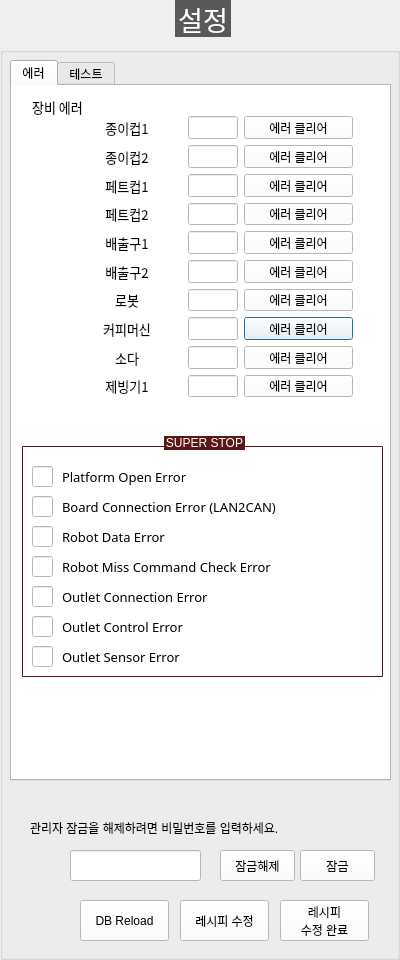
<?xml version="1.0" encoding="UTF-8"?>
<ui version="4.0">
 <class>DialogSetting</class>
 <widget class="QDialog" name="DialogSetting">
  <property name="geometry">
   <rect>
    <x>0</x>
    <y>0</y>
    <width>400</width>
    <height>960</height>
   </rect>
  </property>
  <property name="windowTitle">
   <string>Dialog</string>
  </property>
  <widget class="QGroupBox" name="GB_SETTING">
   <property name="geometry">
    <rect>
     <x>0</x>
     <y>0</y>
     <width>400</width>
     <height>960</height>
    </rect>
   </property>
   <property name="font">
    <font>
     <family>함초롬돋움</family>
     <pointsize>20</pointsize>
     <weight>50</weight>
     <italic>false</italic>
     <bold>false</bold>
    </font>
   </property>
   <property name="styleSheet">
    <string notr="true">QGroupBox  {
    margin-top: 10px;
	font: 20pt &quot;함초롬돋움&quot;;
}

QGroupBox::title  {
    subcontrol-origin: margin;
    subcontrol-position: top center;
    padding: 10px 8000px 10px 8000px;
    background-color: #595959;
    color: rgb(255, 255, 255);
}
QLabel {
	font: 10pt &quot;함초롬돋움&quot;;
}
QComboBox{
	font: 10pt &quot;함초롬돋움&quot;;
	background-color: #ffffff
}
QPushButton{
	font: 10pt &quot;함초롬돋움&quot;;
	background-color: #ffffff
}
QLineEdit{
	font: 10pt &quot;함초롬돋움&quot;;
	background-color: #ffffff
}
QTabWidget{
	font: 10pt &quot;함초롬돋움&quot;;
	background-color: #ffffff
}


</string>
   </property>
   <property name="title">
    <string>설정</string>
   </property>
   <widget class="QTabWidget" name="TW_SETTING">
    <property name="geometry">
     <rect>
      <x>10</x>
      <y>60</y>
      <width>381</width>
      <height>721</height>
     </rect>
    </property>
    <property name="tabShape">
     <enum>QTabWidget::Rounded</enum>
    </property>
    <property name="currentIndex">
     <number>0</number>
    </property>
    <property name="documentMode">
     <bool>false</bool>
    </property>
    <property name="tabsClosable">
     <bool>false</bool>
    </property>
    <property name="tabBarAutoHide">
     <bool>false</bool>
    </property>
    <widget class="QWidget" name="ERROR">
     <attribute name="title">
      <string>에러</string>
     </attribute>
     <widget class="QLabel" name="label_148">
      <property name="geometry">
       <rect>
        <x>10</x>
        <y>10</y>
        <width>71</width>
        <height>21</height>
       </rect>
      </property>
      <property name="font">
       <font>
        <family>함초롬돋움</family>
        <pointsize>10</pointsize>
        <weight>50</weight>
        <italic>false</italic>
        <bold>false</bold>
       </font>
      </property>
      <property name="text">
       <string>장비 에러</string>
      </property>
      <property name="alignment">
       <set>Qt::AlignCenter</set>
      </property>
     </widget>
     <widget class="QGroupBox" name="GB_SUPER_STOP">
      <property name="geometry">
       <rect>
        <x>10</x>
        <y>350</y>
        <width>361</width>
        <height>241</height>
       </rect>
      </property>
      <property name="styleSheet">
       <string notr="true">QGroupBox  {
    border: 1px solid gray;
    border-color: #FF5D1717;
    margin-top: 10px;
    font-size: 12px;
    border-radius: 1px;
}

QGroupBox::title  {
    subcontrol-origin: margin;
    subcontrol-position: top center;
    padding: 5px 8000px 5px 8000px;
    background-color: #FF5D1717;
    color: rgb(255, 255, 255);
}</string>
      </property>
      <property name="title">
       <string>SUPER STOP</string>
      </property>
      <widget class="QLabel" name="label_203">
       <property name="geometry">
        <rect>
         <x>40</x>
         <y>60</y>
         <width>251</width>
         <height>21</height>
        </rect>
       </property>
       <property name="font">
        <font>
         <family>함초롬돋움</family>
         <pointsize>10</pointsize>
         <weight>50</weight>
         <italic>false</italic>
         <bold>false</bold>
        </font>
       </property>
       <property name="text">
        <string>Board Connection Error (LAN2CAN)</string>
       </property>
      </widget>
      <widget class="QLineEdit" name="LE_SUPER_STOP_BOARD_CONNECTION">
       <property name="geometry">
        <rect>
         <x>10</x>
         <y>60</y>
         <width>21</width>
         <height>21</height>
        </rect>
       </property>
       <property name="font">
        <font>
         <family>함초롬돋움</family>
         <pointsize>10</pointsize>
         <weight>50</weight>
         <italic>false</italic>
         <bold>false</bold>
        </font>
       </property>
       <property name="readOnly">
        <bool>true</bool>
       </property>
      </widget>
      <widget class="QLabel" name="label_209">
       <property name="geometry">
        <rect>
         <x>40</x>
         <y>90</y>
         <width>251</width>
         <height>21</height>
        </rect>
       </property>
       <property name="font">
        <font>
         <family>함초롬돋움</family>
         <pointsize>10</pointsize>
         <weight>50</weight>
         <italic>false</italic>
         <bold>false</bold>
        </font>
       </property>
       <property name="text">
        <string>Robot Data Error</string>
       </property>
      </widget>
      <widget class="QLineEdit" name="LE_SUPER_STOP_ROBOT_DATA">
       <property name="geometry">
        <rect>
         <x>10</x>
         <y>90</y>
         <width>21</width>
         <height>21</height>
        </rect>
       </property>
       <property name="font">
        <font>
         <family>함초롬돋움</family>
         <pointsize>10</pointsize>
         <weight>50</weight>
         <italic>false</italic>
         <bold>false</bold>
        </font>
       </property>
       <property name="readOnly">
        <bool>true</bool>
       </property>
      </widget>
      <widget class="QLabel" name="label_210">
       <property name="geometry">
        <rect>
         <x>40</x>
         <y>120</y>
         <width>251</width>
         <height>21</height>
        </rect>
       </property>
       <property name="font">
        <font>
         <family>함초롬돋움</family>
         <pointsize>10</pointsize>
         <weight>50</weight>
         <italic>false</italic>
         <bold>false</bold>
        </font>
       </property>
       <property name="text">
        <string>Robot Miss Command Check Error</string>
       </property>
      </widget>
      <widget class="QLineEdit" name="LE_SUPER_STOP_ROBOT_MISS_COMMAND_CHECK">
       <property name="geometry">
        <rect>
         <x>10</x>
         <y>120</y>
         <width>21</width>
         <height>21</height>
        </rect>
       </property>
       <property name="font">
        <font>
         <family>함초롬돋움</family>
         <pointsize>10</pointsize>
         <weight>50</weight>
         <italic>false</italic>
         <bold>false</bold>
        </font>
       </property>
       <property name="readOnly">
        <bool>true</bool>
       </property>
      </widget>
      <widget class="QLineEdit" name="LE_SUPER_STOP_OUTLET_CONNECTION">
       <property name="geometry">
        <rect>
         <x>10</x>
         <y>150</y>
         <width>21</width>
         <height>21</height>
        </rect>
       </property>
       <property name="font">
        <font>
         <family>함초롬돋움</family>
         <pointsize>10</pointsize>
         <weight>50</weight>
         <italic>false</italic>
         <bold>false</bold>
        </font>
       </property>
       <property name="readOnly">
        <bool>true</bool>
       </property>
      </widget>
      <widget class="QLabel" name="label_211">
       <property name="geometry">
        <rect>
         <x>40</x>
         <y>150</y>
         <width>251</width>
         <height>21</height>
        </rect>
       </property>
       <property name="font">
        <font>
         <family>함초롬돋움</family>
         <pointsize>10</pointsize>
         <weight>50</weight>
         <italic>false</italic>
         <bold>false</bold>
        </font>
       </property>
       <property name="text">
        <string>Outlet Connection Error</string>
       </property>
      </widget>
      <widget class="QLabel" name="label_212">
       <property name="geometry">
        <rect>
         <x>40</x>
         <y>180</y>
         <width>251</width>
         <height>21</height>
        </rect>
       </property>
       <property name="font">
        <font>
         <family>함초롬돋움</family>
         <pointsize>10</pointsize>
         <weight>50</weight>
         <italic>false</italic>
         <bold>false</bold>
        </font>
       </property>
       <property name="text">
        <string>Outlet Control Error</string>
       </property>
      </widget>
      <widget class="QLineEdit" name="LE_SUPER_STOP_OUTLET_CONTROL">
       <property name="geometry">
        <rect>
         <x>10</x>
         <y>180</y>
         <width>21</width>
         <height>21</height>
        </rect>
       </property>
       <property name="font">
        <font>
         <family>함초롬돋움</family>
         <pointsize>10</pointsize>
         <weight>50</weight>
         <italic>false</italic>
         <bold>false</bold>
        </font>
       </property>
       <property name="readOnly">
        <bool>true</bool>
       </property>
      </widget>
      <widget class="QLabel" name="label_213">
       <property name="geometry">
        <rect>
         <x>40</x>
         <y>210</y>
         <width>251</width>
         <height>21</height>
        </rect>
       </property>
       <property name="font">
        <font>
         <family>함초롬돋움</family>
         <pointsize>10</pointsize>
         <weight>50</weight>
         <italic>false</italic>
         <bold>false</bold>
        </font>
       </property>
       <property name="text">
        <string>Outlet Sensor Error</string>
       </property>
      </widget>
      <widget class="QLineEdit" name="LE_SUPER_STOP_OUTLET_SENSOR">
       <property name="geometry">
        <rect>
         <x>10</x>
         <y>210</y>
         <width>21</width>
         <height>21</height>
        </rect>
       </property>
       <property name="font">
        <font>
         <family>함초롬돋움</family>
         <pointsize>10</pointsize>
         <weight>50</weight>
         <italic>false</italic>
         <bold>false</bold>
        </font>
       </property>
       <property name="readOnly">
        <bool>true</bool>
       </property>
      </widget>
      <widget class="QLabel" name="label_214">
       <property name="geometry">
        <rect>
         <x>40</x>
         <y>30</y>
         <width>251</width>
         <height>21</height>
        </rect>
       </property>
       <property name="font">
        <font>
         <family>함초롬돋움</family>
         <pointsize>10</pointsize>
         <weight>50</weight>
         <italic>false</italic>
         <bold>false</bold>
        </font>
       </property>
       <property name="text">
        <string>Platform Open Error</string>
       </property>
      </widget>
      <widget class="QLineEdit" name="LE_SUPER_STOP_PLATFORM_OPEN">
       <property name="geometry">
        <rect>
         <x>10</x>
         <y>30</y>
         <width>21</width>
         <height>21</height>
        </rect>
       </property>
       <property name="font">
        <font>
         <family>함초롬돋움</family>
         <pointsize>10</pointsize>
         <weight>50</weight>
         <italic>false</italic>
         <bold>false</bold>
        </font>
       </property>
       <property name="readOnly">
        <bool>true</bool>
       </property>
      </widget>
     </widget>
     <widget class="QWidget" name="layoutWidget_2">
      <property name="geometry">
       <rect>
        <x>60</x>
        <y>30</y>
        <width>281</width>
        <height>281</height>
       </rect>
      </property>
      <layout class="QGridLayout" name="gridLayout_3">
       <item row="1" column="1">
        <widget class="QLineEdit" name="LE_DEVICE_ERROR_PAPER_CUP_2">
         <property name="maximumSize">
          <size>
           <width>50</width>
           <height>16777215</height>
          </size>
         </property>
         <property name="font">
          <font>
           <family>함초롬돋움</family>
           <pointsize>10</pointsize>
           <weight>50</weight>
           <italic>false</italic>
           <bold>false</bold>
          </font>
         </property>
         <property name="text">
          <string/>
         </property>
         <property name="alignment">
          <set>Qt::AlignRight|Qt::AlignTrailing|Qt::AlignVCenter</set>
         </property>
         <property name="readOnly">
          <bool>true</bool>
         </property>
        </widget>
       </item>
       <item row="4" column="0">
        <widget class="QLabel" name="label_159">
         <property name="font">
          <font>
           <family>함초롬돋움</family>
           <pointsize>10</pointsize>
           <weight>50</weight>
           <italic>false</italic>
           <bold>false</bold>
          </font>
         </property>
         <property name="text">
          <string>배출구1</string>
         </property>
         <property name="alignment">
          <set>Qt::AlignCenter</set>
         </property>
        </widget>
       </item>
       <item row="5" column="0">
        <widget class="QLabel" name="label_163">
         <property name="font">
          <font>
           <family>함초롬돋움</family>
           <pointsize>10</pointsize>
           <weight>50</weight>
           <italic>false</italic>
           <bold>false</bold>
          </font>
         </property>
         <property name="text">
          <string>배출구2</string>
         </property>
         <property name="alignment">
          <set>Qt::AlignCenter</set>
         </property>
        </widget>
       </item>
       <item row="7" column="1">
        <widget class="QLineEdit" name="LE_DEVICE_ERROR_COFFEE">
         <property name="maximumSize">
          <size>
           <width>50</width>
           <height>16777215</height>
          </size>
         </property>
         <property name="font">
          <font>
           <family>함초롬돋움</family>
           <pointsize>10</pointsize>
           <weight>50</weight>
           <italic>false</italic>
           <bold>false</bold>
          </font>
         </property>
         <property name="text">
          <string/>
         </property>
         <property name="alignment">
          <set>Qt::AlignRight|Qt::AlignTrailing|Qt::AlignVCenter</set>
         </property>
         <property name="readOnly">
          <bool>true</bool>
         </property>
        </widget>
       </item>
       <item row="3" column="0">
        <widget class="QLabel" name="label_161">
         <property name="font">
          <font>
           <family>함초롬돋움</family>
           <pointsize>10</pointsize>
           <weight>50</weight>
           <italic>false</italic>
           <bold>false</bold>
          </font>
         </property>
         <property name="text">
          <string>페트컵2</string>
         </property>
         <property name="alignment">
          <set>Qt::AlignCenter</set>
         </property>
        </widget>
       </item>
       <item row="7" column="2">
        <widget class="QPushButton" name="BTN_ERROR_CLEAR_COFFEE">
         <property name="minimumSize">
          <size>
           <width>100</width>
           <height>0</height>
          </size>
         </property>
         <property name="text">
          <string>에러 클리어</string>
         </property>
        </widget>
       </item>
       <item row="0" column="1">
        <widget class="QLineEdit" name="LE_DEVICE_ERROR_PAPER_CUP_1">
         <property name="maximumSize">
          <size>
           <width>50</width>
           <height>16777215</height>
          </size>
         </property>
         <property name="font">
          <font>
           <family>함초롬돋움</family>
           <pointsize>10</pointsize>
           <weight>50</weight>
           <italic>false</italic>
           <bold>false</bold>
          </font>
         </property>
         <property name="text">
          <string/>
         </property>
         <property name="alignment">
          <set>Qt::AlignRight|Qt::AlignTrailing|Qt::AlignVCenter</set>
         </property>
         <property name="readOnly">
          <bool>true</bool>
         </property>
        </widget>
       </item>
       <item row="2" column="2">
        <widget class="QPushButton" name="BTN_ERROR_CLEAR_PP_CUP_1">
         <property name="minimumSize">
          <size>
           <width>100</width>
           <height>0</height>
          </size>
         </property>
         <property name="text">
          <string>에러 클리어</string>
         </property>
        </widget>
       </item>
       <item row="0" column="2">
        <widget class="QPushButton" name="BTN_ERROR_CLEAR_PAPER_CUP_1">
         <property name="minimumSize">
          <size>
           <width>100</width>
           <height>0</height>
          </size>
         </property>
         <property name="text">
          <string>에러 클리어</string>
         </property>
        </widget>
       </item>
       <item row="0" column="0">
        <widget class="QLabel" name="label_153">
         <property name="font">
          <font>
           <family>함초롬돋움</family>
           <pointsize>10</pointsize>
           <weight>50</weight>
           <italic>false</italic>
           <bold>false</bold>
          </font>
         </property>
         <property name="text">
          <string>종이컵1</string>
         </property>
         <property name="alignment">
          <set>Qt::AlignCenter</set>
         </property>
        </widget>
       </item>
       <item row="9" column="0">
        <widget class="QLabel" name="label_150">
         <property name="font">
          <font>
           <family>함초롬돋움</family>
           <pointsize>10</pointsize>
           <weight>50</weight>
           <italic>false</italic>
           <bold>false</bold>
          </font>
         </property>
         <property name="text">
          <string>제빙기1</string>
         </property>
         <property name="alignment">
          <set>Qt::AlignCenter</set>
         </property>
        </widget>
       </item>
       <item row="5" column="1">
        <widget class="QLineEdit" name="LE_DEVICE_ERROR_OUTLET_2">
         <property name="maximumSize">
          <size>
           <width>50</width>
           <height>16777215</height>
          </size>
         </property>
         <property name="font">
          <font>
           <family>함초롬돋움</family>
           <pointsize>10</pointsize>
           <weight>50</weight>
           <italic>false</italic>
           <bold>false</bold>
          </font>
         </property>
         <property name="text">
          <string/>
         </property>
         <property name="alignment">
          <set>Qt::AlignRight|Qt::AlignTrailing|Qt::AlignVCenter</set>
         </property>
         <property name="readOnly">
          <bool>true</bool>
         </property>
        </widget>
       </item>
       <item row="7" column="0">
        <widget class="QLabel" name="label_149">
         <property name="font">
          <font>
           <family>함초롬돋움</family>
           <pointsize>10</pointsize>
           <weight>50</weight>
           <italic>false</italic>
           <bold>false</bold>
          </font>
         </property>
         <property name="text">
          <string>커피머신</string>
         </property>
         <property name="alignment">
          <set>Qt::AlignCenter</set>
         </property>
        </widget>
       </item>
       <item row="6" column="2">
        <widget class="QPushButton" name="BTN_ERROR_CLEAR_ROBOT_3">
         <property name="minimumSize">
          <size>
           <width>100</width>
           <height>0</height>
          </size>
         </property>
         <property name="text">
          <string>에러 클리어</string>
         </property>
        </widget>
       </item>
       <item row="2" column="1">
        <widget class="QLineEdit" name="LE_DEVICE_ERROR_PP_CUP_1">
         <property name="maximumSize">
          <size>
           <width>50</width>
           <height>16777215</height>
          </size>
         </property>
         <property name="font">
          <font>
           <family>함초롬돋움</family>
           <pointsize>10</pointsize>
           <weight>50</weight>
           <italic>false</italic>
           <bold>false</bold>
          </font>
         </property>
         <property name="text">
          <string/>
         </property>
         <property name="alignment">
          <set>Qt::AlignRight|Qt::AlignTrailing|Qt::AlignVCenter</set>
         </property>
         <property name="readOnly">
          <bool>true</bool>
         </property>
        </widget>
       </item>
       <item row="6" column="0">
        <widget class="QLabel" name="label_164">
         <property name="font">
          <font>
           <family>함초롬돋움</family>
           <pointsize>10</pointsize>
           <weight>50</weight>
           <italic>false</italic>
           <bold>false</bold>
          </font>
         </property>
         <property name="text">
          <string>로봇</string>
         </property>
         <property name="alignment">
          <set>Qt::AlignCenter</set>
         </property>
        </widget>
       </item>
       <item row="1" column="0">
        <widget class="QLabel" name="label_152">
         <property name="font">
          <font>
           <family>함초롬돋움</family>
           <pointsize>10</pointsize>
           <weight>50</weight>
           <italic>false</italic>
           <bold>false</bold>
          </font>
         </property>
         <property name="text">
          <string>종이컵2</string>
         </property>
         <property name="alignment">
          <set>Qt::AlignCenter</set>
         </property>
        </widget>
       </item>
       <item row="1" column="2">
        <widget class="QPushButton" name="BTN_ERROR_CLEAR_PAPER_CUP_2">
         <property name="minimumSize">
          <size>
           <width>100</width>
           <height>0</height>
          </size>
         </property>
         <property name="text">
          <string>에러 클리어</string>
         </property>
        </widget>
       </item>
       <item row="2" column="0">
        <widget class="QLabel" name="label_165">
         <property name="font">
          <font>
           <family>함초롬돋움</family>
           <pointsize>10</pointsize>
           <weight>50</weight>
           <italic>false</italic>
           <bold>false</bold>
          </font>
         </property>
         <property name="text">
          <string>페트컵1</string>
         </property>
         <property name="alignment">
          <set>Qt::AlignCenter</set>
         </property>
        </widget>
       </item>
       <item row="9" column="1">
        <widget class="QLineEdit" name="LE_DEVICE_ERROR_ICE_1">
         <property name="maximumSize">
          <size>
           <width>50</width>
           <height>16777215</height>
          </size>
         </property>
         <property name="font">
          <font>
           <family>함초롬돋움</family>
           <pointsize>10</pointsize>
           <weight>50</weight>
           <italic>false</italic>
           <bold>false</bold>
          </font>
         </property>
         <property name="text">
          <string/>
         </property>
         <property name="alignment">
          <set>Qt::AlignRight|Qt::AlignTrailing|Qt::AlignVCenter</set>
         </property>
         <property name="readOnly">
          <bool>true</bool>
         </property>
        </widget>
       </item>
       <item row="4" column="1">
        <widget class="QLineEdit" name="LE_DEVICE_ERROR_OUTLET_1">
         <property name="maximumSize">
          <size>
           <width>50</width>
           <height>16777215</height>
          </size>
         </property>
         <property name="font">
          <font>
           <family>함초롬돋움</family>
           <pointsize>10</pointsize>
           <weight>50</weight>
           <italic>false</italic>
           <bold>false</bold>
          </font>
         </property>
         <property name="text">
          <string/>
         </property>
         <property name="alignment">
          <set>Qt::AlignRight|Qt::AlignTrailing|Qt::AlignVCenter</set>
         </property>
         <property name="readOnly">
          <bool>true</bool>
         </property>
        </widget>
       </item>
       <item row="6" column="1">
        <widget class="QLineEdit" name="LE_DEVICE_ERROR_ROBOT_1">
         <property name="maximumSize">
          <size>
           <width>50</width>
           <height>16777215</height>
          </size>
         </property>
         <property name="font">
          <font>
           <family>함초롬돋움</family>
           <pointsize>10</pointsize>
           <weight>50</weight>
           <italic>false</italic>
           <bold>false</bold>
          </font>
         </property>
         <property name="text">
          <string/>
         </property>
         <property name="alignment">
          <set>Qt::AlignRight|Qt::AlignTrailing|Qt::AlignVCenter</set>
         </property>
         <property name="readOnly">
          <bool>true</bool>
         </property>
        </widget>
       </item>
       <item row="3" column="2">
        <widget class="QPushButton" name="BTN_ERROR_CLEAR_PP_CUP_2">
         <property name="minimumSize">
          <size>
           <width>100</width>
           <height>0</height>
          </size>
         </property>
         <property name="text">
          <string>에러 클리어</string>
         </property>
        </widget>
       </item>
       <item row="4" column="2">
        <widget class="QPushButton" name="BTN_ERROR_CLEAR_OUTLET_1">
         <property name="minimumSize">
          <size>
           <width>100</width>
           <height>0</height>
          </size>
         </property>
         <property name="text">
          <string>에러 클리어</string>
         </property>
        </widget>
       </item>
       <item row="5" column="2">
        <widget class="QPushButton" name="BTN_ERROR_CLEAR_OUTLET_2">
         <property name="minimumSize">
          <size>
           <width>100</width>
           <height>0</height>
          </size>
         </property>
         <property name="text">
          <string>에러 클리어</string>
         </property>
        </widget>
       </item>
       <item row="9" column="2">
        <widget class="QPushButton" name="BTN_ERROR_CLEAR_ICE_1">
         <property name="minimumSize">
          <size>
           <width>100</width>
           <height>0</height>
          </size>
         </property>
         <property name="text">
          <string>에러 클리어</string>
         </property>
        </widget>
       </item>
       <item row="3" column="1">
        <widget class="QLineEdit" name="LE_DEVICE_ERROR_PP_CUP_2">
         <property name="maximumSize">
          <size>
           <width>50</width>
           <height>16777215</height>
          </size>
         </property>
         <property name="font">
          <font>
           <family>함초롬돋움</family>
           <pointsize>10</pointsize>
           <weight>50</weight>
           <italic>false</italic>
           <bold>false</bold>
          </font>
         </property>
         <property name="text">
          <string/>
         </property>
         <property name="alignment">
          <set>Qt::AlignRight|Qt::AlignTrailing|Qt::AlignVCenter</set>
         </property>
         <property name="readOnly">
          <bool>true</bool>
         </property>
        </widget>
       </item>
       <item row="8" column="0">
        <widget class="QLabel" name="label_166">
         <property name="font">
          <font>
           <family>함초롬돋움</family>
           <pointsize>10</pointsize>
           <weight>50</weight>
           <italic>false</italic>
           <bold>false</bold>
          </font>
         </property>
         <property name="text">
          <string>소다</string>
         </property>
         <property name="alignment">
          <set>Qt::AlignCenter</set>
         </property>
        </widget>
       </item>
       <item row="8" column="1">
        <widget class="QLineEdit" name="LE_DEVICE_ERROR_SODA">
         <property name="maximumSize">
          <size>
           <width>50</width>
           <height>16777215</height>
          </size>
         </property>
         <property name="font">
          <font>
           <family>함초롬돋움</family>
           <pointsize>10</pointsize>
           <weight>50</weight>
           <italic>false</italic>
           <bold>false</bold>
          </font>
         </property>
         <property name="text">
          <string/>
         </property>
         <property name="alignment">
          <set>Qt::AlignRight|Qt::AlignTrailing|Qt::AlignVCenter</set>
         </property>
         <property name="readOnly">
          <bool>true</bool>
         </property>
        </widget>
       </item>
       <item row="8" column="2">
        <widget class="QPushButton" name="BTN_ERROR_CLEAR_SODA">
         <property name="minimumSize">
          <size>
           <width>100</width>
           <height>0</height>
          </size>
         </property>
         <property name="text">
          <string>에러 클리어</string>
         </property>
        </widget>
       </item>
      </layout>
     </widget>
    </widget>
    <widget class="QWidget" name="TEST">
     <attribute name="title">
      <string>테스트</string>
     </attribute>
     <widget class="QPushButton" name="BTN_TEST_ORDER">
      <property name="geometry">
       <rect>
        <x>270</x>
        <y>420</y>
        <width>89</width>
        <height>51</height>
       </rect>
      </property>
      <property name="text">
       <string>테스트 주문</string>
      </property>
     </widget>
     <widget class="QTableWidget" name="TW_TEST_MENU">
      <property name="geometry">
       <rect>
        <x>10</x>
        <y>20</y>
        <width>351</width>
        <height>391</height>
       </rect>
      </property>
      <attribute name="horizontalHeaderDefaultSectionSize">
       <number>150</number>
      </attribute>
     </widget>
    </widget>
   </widget>
   <widget class="QLineEdit" name="LE_SET_PASSWD">
    <property name="geometry">
     <rect>
      <x>70</x>
      <y>850</y>
      <width>131</width>
      <height>31</height>
     </rect>
    </property>
   </widget>
   <widget class="QLabel" name="label">
    <property name="geometry">
     <rect>
      <x>30</x>
      <y>820</y>
      <width>321</width>
      <height>16</height>
     </rect>
    </property>
    <property name="text">
     <string>관리자 잠금을 해제하려면 비밀번호를 입력하세요.</string>
    </property>
   </widget>
   <widget class="QPushButton" name="BTN_SET_UNLOCK">
    <property name="geometry">
     <rect>
      <x>220</x>
      <y>850</y>
      <width>75</width>
      <height>31</height>
     </rect>
    </property>
    <property name="text">
     <string>잠금해제</string>
    </property>
   </widget>
   <widget class="QPushButton" name="BTN_SET_LOCK">
    <property name="geometry">
     <rect>
      <x>300</x>
      <y>850</y>
      <width>75</width>
      <height>31</height>
     </rect>
    </property>
    <property name="text">
     <string>잠금</string>
    </property>
   </widget>
   <widget class="QPushButton" name="BTN_OPEN_RECIPE_2">
    <property name="geometry">
     <rect>
      <x>280</x>
      <y>900</y>
      <width>89</width>
      <height>41</height>
     </rect>
    </property>
    <property name="text">
     <string>레시피
수정 완료</string>
    </property>
   </widget>
   <widget class="QPushButton" name="BTN_OPEN_RECIPE">
    <property name="geometry">
     <rect>
      <x>180</x>
      <y>900</y>
      <width>89</width>
      <height>41</height>
     </rect>
    </property>
    <property name="text">
     <string>레시피 수정</string>
    </property>
   </widget>
   <widget class="QPushButton" name="BTN_DB_RELOAD">
    <property name="geometry">
     <rect>
      <x>80</x>
      <y>900</y>
      <width>89</width>
      <height>41</height>
     </rect>
    </property>
    <property name="text">
     <string>DB Reload</string>
    </property>
   </widget>
  </widget>
 </widget>
 <resources/>
 <connections/>
</ui>
